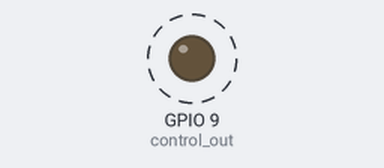
A sketch run on a simulated ESP32. Shown: output pins drawn as LEDs (lit = HIGH). Dashed ring = blinking. What the sketch prints to the serial monitor is not drawn. At 1.2 s the program stops and its outputs stay as they are.

Above: at 0.2 s.
Timing chart, 0 to 2.7 s (numbered marks = the images above):
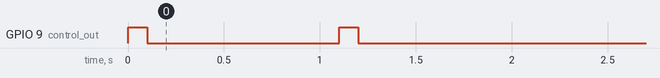

Measured:
- by itself, GPIO 9 (control_out): alternates HIGH for 0.10 s and LOW for 1.0 s

The sketch:

mosfet_opto.ino
```cpp
/*
 * Production test for measuring the current output for the APC-817D1 optocouplers on the UI Board
 *
 * Required components:
 * - External ESP32 PICO V4.1 devkit
 * - UI Board
 *
 * Connections:
 * [ESP32]            [UI Board]
 *  gnd         -->     gnd
 *  3.3V        -->     Jetson 3.3V
 *  opto1_in    <--     tp17 (boot test point)
 *  opto2_in    <--     tp18 (reset test point)
 *  control_out -->     pb_boot, pb_reset ()
 *
 * datasheets:
 * {https://www.americanbrightled.com/pdffiles/ir-uv/ir/APC-817.pdf}
 * {https://www.mccsemi.com/pdf/Products/MMSS8050(SOT-23).pdf}
 * {https://docs.espressif.com/projects/esp-idf/en/latest/esp32/hw-reference/esp32/get-started-pico-kit.html}
 *
 * {https://randomnerdtutorials.com/esp32-adc-analog-read-arduino-ide/} (1)
 *
 *
 * README:
 * - sets up and measures the voltage on the output pin (3) on the APC-817D1 optocoupler
 * - sends a digital signal on control_out to the src_boot, src_reset pins on the UI Board, pulls boot/reset low
 * - if all goes well, a reading of ~0.3V should be read on the output pin
 *
 * Last updated: 13/01/2024, Ryan Nguyen
 * - some minor bug fixes
 *
 *                                                                   ESP32 PICO V4 pinout
 *                                                                       ___________
 *                                                                      |           |
 *                                 EMAC_CLK_OUT/U2RXD/HS1_DATA4/GPIO16 -| CS     D1 |- GPIO8/SD_DATA1/SPID/HS1_DATA1/U2CTS
 *                             EMAC_CLK_OUT_180/U2TXD/HS1_DATA5/GPIO17 -| D0     D3 |- GPIO7/SD_DATA0/SPIQ/HS1_DATA0/U2RTS
 *                                  U1RTS/HS1_CMD/SPICS0/SD_CMD/GPIO11 -| D2     CLK|- GPIO6/SD_CLK/SPICLK/HS1_CLK/U1CTS
 *                                           RTC_GPIO0/ADC1_CH0/GPIO36 -| VP     21 |- GPIO21/VSPIHD/EMAC_TX_EN
 *                                           RTC_GPIO3/ADC1_CH3/GPIO39 -| VN     22 |- GPIO22/VSPIWP/U0RTS/EMAC_TXD1
 *                           EMAC_RXD0/RTC_GPIO6/ADC2_CH8/DAC_1/GPIO25 -| 25     19 |- GPIO19/VSPIQ/U0CTS/EMAC_TXD0
 *                           EMAC_RXD1/RTC_GPIO7/ADC2_CH9/DAC_2/GPIO26 -| 26     23 |- GPIO23/VSPID/HS1_STORE
 *                                    RTC_GPIO9/TOUCH9/ADC1_CH4/32K_XP -| 32     18 |- GPIO18/VSPICLK/HS1_DATA7
 *                                    RTC_GPIO8/TOUCH8/ADC1_CH5/32K_XN -| 33      5 |- GPIO5/VSPICS0/HS1_DATA6/EMAC_RX_CLK
 *                                EMAC_RX_DV/RTC_GPIO7/TOUCH7/ADC2_CH7 -| 27     10 |- GPIO10/SD_DATA3/SPIWP/HS1_DATA3/U1TXD
 *    EMAC_TXD2/SD_CLK/HS2_CLK/HSPICLK/MTMS/RTC_GPIO16/TOUCH6/ADC2_CH6 -| 14      9 |- GPIO9/SD_DATA2/SPIHD/HS1_DATA2/U1RXD
 *  EMAC_TXD3/SD_DATA2/HS2_DATA2/HSPIQ/MTDI/RTC_GPIO15/TOUCH5/ADC2_CH5 -| 12     RX0|- GPIO3/U0RXD/CLK_OUT2
 * EMAC_RX_ER/SD_DATA3/HS2_DATA3/HSPID/MTCK/RTC_GPIO14/TOUCH4/ADC2_CH4 -| 13     TX0|- GPIO1/U0TXD/CLK_OUT3/EMAC_RXD2
 *    EMAC_RXD3/SD_CMD/HS2_CMD/HSPICS0/MTDO/RTC_GPIO13/TOUCH3/ADC2_CH3 -| 15     35 |- ADC1_CH7/RTC_GPIO5
 *                SD_DATA0/HS2_DATA0/HSPIWP/RTC_GPIO12/TOUCH2/ADC2_CH2 -| 2      34 |- ADC1_CH6/RTC_GPIO4
 *    EMAC_RTX_ER/SD_DATA1/HS2_DATA1/HSPIHD/RTC_GPIO10/TOUCH0/ADC2_CH0 -| 4      38 |- GPIO38/ADC1_CH2/RTC_GPIO2
 *                     EMAC_TX_CLK/CLK_OUT1/RTC_GPIO11/TOUCH1/ADC2_CH1 -| 0      37 |- GPIO37/ADC1_CH1/RTC_GPIO1
 *                                                                 3V3 -|3V3     EN |- CHIP_PU
 *                                                                 GND -|GND     GND|- GND
 *                                                                 5V0 -| 5V     3V3|- 3V3
 *                                                                      |___________|
 *
 *
 */

#include <arduino.h>
#include <stdlib.h>
#include <stdio.h>

int control_out = 9;      // responsible for turning on the optocoupler and pulls the reset/boot lines to ~0.3V
int opto1_in = 35;        // reads the analog voltage on pin 35 for the optocoupler responsible for 'boot'
int opto2_in = 34;        // reads the analog voltage on pin 34 for the optocoupler responsible for 'reset'
char text_buf[100];

void setup()
{
  pinMode(control_out, OUTPUT);
  pinMode(opto1_in, INPUT);
  pinMode(opto2_in, INPUT);

  Serial.begin(115200);

  Serial.println();
  Serial.println("Initialized optocoupler test");
}

bool test_opto(int in)
{
  bool test;
  double val;
  // send a signal to turn on the optocoupler
  digitalWrite(control_out, HIGH);
  delay(100);
  val = analogRead(in);
  //Serial.print(val);
  if(val > 350 && val < 400)      // according to (1) the ADC on the ESP32 interprets 0V as ~0 and 3.3V as ~4095, a ratio of ~1241
  {
    sprintf(text_buf, "pin[%d] | voltage reading on the output pin of the 817D1: %.1fV\n", in, val/1241);
    Serial.print(text_buf);
    test = true;
  }
  else
  {
    sprintf(text_buf, "test fail :(\n");
    Serial.print(text_buf);
    test = false;
  }
  digitalWrite(control_out, LOW);

  return test;
}

void loop()
{
  test_opto(opto1_in);
  delay(1000);
  test_opto(opto2_in);

  while(1);     // stop test
}
```
